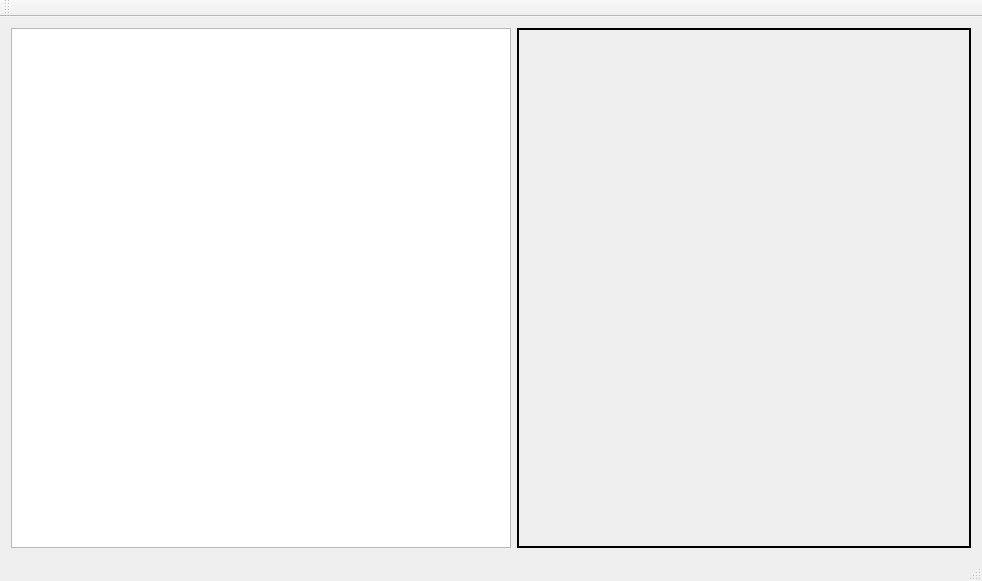
<?xml version="1.0" encoding="UTF-8"?>
<ui version="4.0">
 <class>MainWindow</class>
 <widget class="QMainWindow" name="MainWindow">
  <property name="geometry">
   <rect>
    <x>0</x>
    <y>0</y>
    <width>982</width>
    <height>581</height>
   </rect>
  </property>
  <property name="windowTitle">
   <string>MainWindow</string>
  </property>
  <property name="windowIcon">
   <iconset resource="res/res.qrc">
    <normaloff>:/pen.ico</normaloff>:/pen.ico</iconset>
  </property>
  <widget class="QWidget" name="centralWidget">
   <layout class="QHBoxLayout" name="horizontalLayout">
    <item>
     <widget class="GrView" name="graphicsView">
      <property name="minimumSize">
       <size>
        <width>500</width>
        <height>0</height>
       </size>
      </property>
      <property name="maximumSize">
       <size>
        <width>5</width>
        <height>16777215</height>
       </size>
      </property>
     </widget>
    </item>
    <item>
     <widget class="PicView" name="pView0">
      <property name="frameShape">
       <enum>QFrame::WinPanel</enum>
      </property>
      <property name="frameShadow">
       <enum>QFrame::Plain</enum>
      </property>
     </widget>
    </item>
   </layout>
  </widget>
  <widget class="QMenuBar" name="menuBar">
   <property name="geometry">
    <rect>
     <x>0</x>
     <y>0</y>
     <width>982</width>
     <height>21</height>
    </rect>
   </property>
  </widget>
  <widget class="QToolBar" name="mainToolBar">
   <attribute name="toolBarArea">
    <enum>TopToolBarArea</enum>
   </attribute>
   <attribute name="toolBarBreak">
    <bool>false</bool>
   </attribute>
  </widget>
  <widget class="QStatusBar" name="statusBar"/>
 </widget>
 <layoutdefault spacing="6" margin="11"/>
 <customwidgets>
  <customwidget>
   <class>PicView</class>
   <extends>QFrame</extends>
   <header location="global">PicView.h</header>
   <container>1</container>
  </customwidget>
  <customwidget>
   <class>GrView</class>
   <extends>QGraphicsView</extends>
   <header location="global">grview.h</header>
  </customwidget>
 </customwidgets>
 <resources>
  <include location="res/res.qrc"/>
 </resources>
 <connections/>
</ui>
